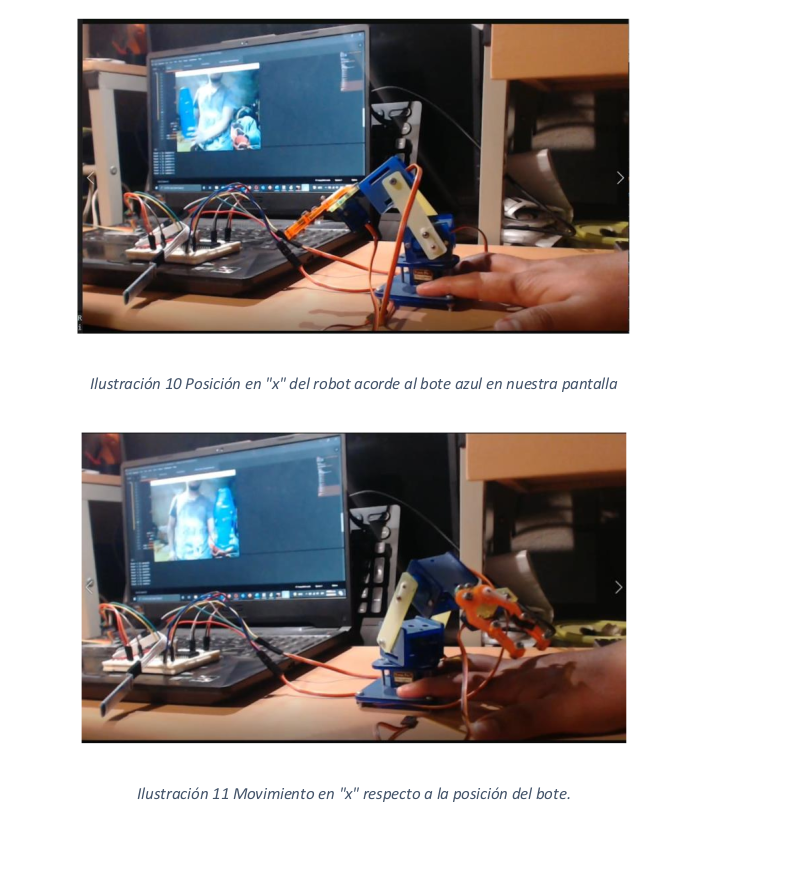
#> input picture Movement_in_X.png, 795 x 885 px, given in place of the camera
$ python Vision_code_arm.py
#> lines starting #> are read from the running program, lines starting #| are printed output that depends on the picture; after the words box and inside, x2 and y2 are one past the last pixel; in counts of white or black regions, pixels touching at a corner belong together
  # Importamos librerías para Vision
import cv2
import numpy as np
  # Importamos librería para comunicación Serial
import serial
  # Esta librería se ocupa para poder utilizar el retardo
from time import sleep
  # Inicializamos Puerto Serie
#ser=serial.Serial('COM6',baudrate = 9600, timeout = 10 , parity=serial.PARITY_NONE, stopbits=serial.STOPBITS_ONE, bytesize=serial.EIGHTBITS)
  # Abrimos la cámara de la computadora
cap = cv2.VideoCapture(0)

  # Creamos vectores para almacenar tonos de azul
A_1 = np.array([110,100,20],np.uint8)  # El primer valor del vector es tinte
A_2 = np.array([120,255,255],np.uint8) # El segundo valor es la saturación y el tercero es el brillo

  # Inicializamos ciclo mientras sea verdadero
while True:
    # Se crean dos variables, ret para el ciclo siguiente y frame para la captura de video
  ret,frame = cap.read()
#> frame is the input picture: shape (885, 795, 3); mean B, G, R 168.5, 169.1, 173.6
    # Mientras ret este activo seguirá el siguiente ciclo
  if ret == True:
    frame=cv2.flip(frame,1)  # Reflejamos la imagen en modo espejo
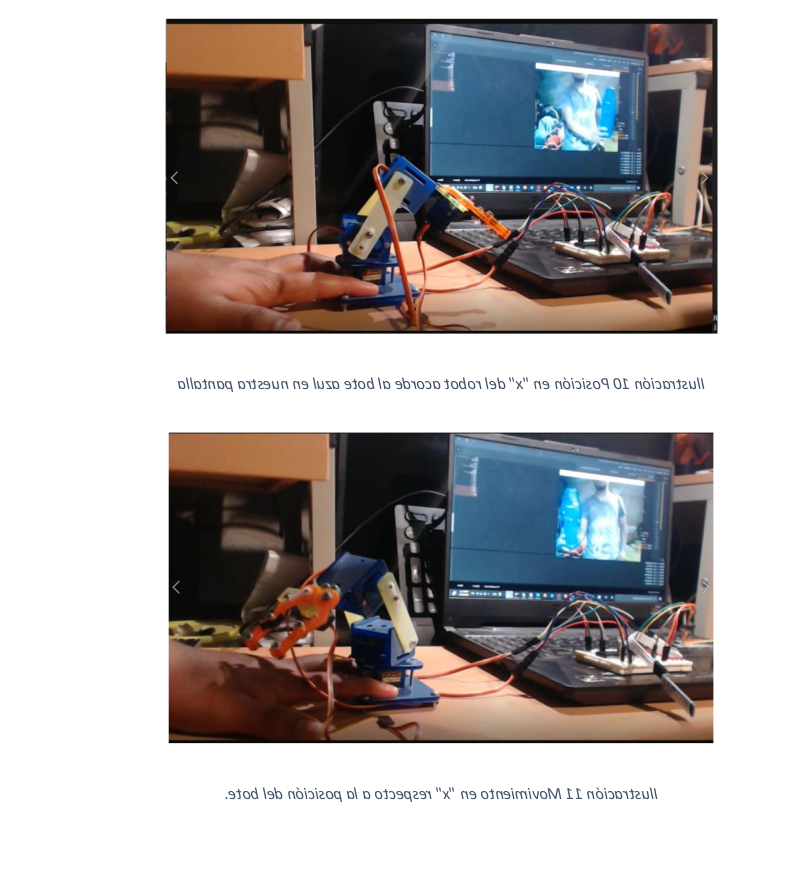
#> frame: shape (885, 795, 3); mean B, G, R 168.5, 169.1, 173.6
    frameHSV = cv2.cvtColor(frame,cv2.COLOR_BGR2HSV)  # Convertimos de BGR a HSV
#> frameHSV: shape (885, 795, 3); mean H, S, V 29.5, 48.8, 181.3
    mascara = cv2.inRange(frameHSV,A_1,A_2)  # Se crea una mascara dentro del rango de los dos azules
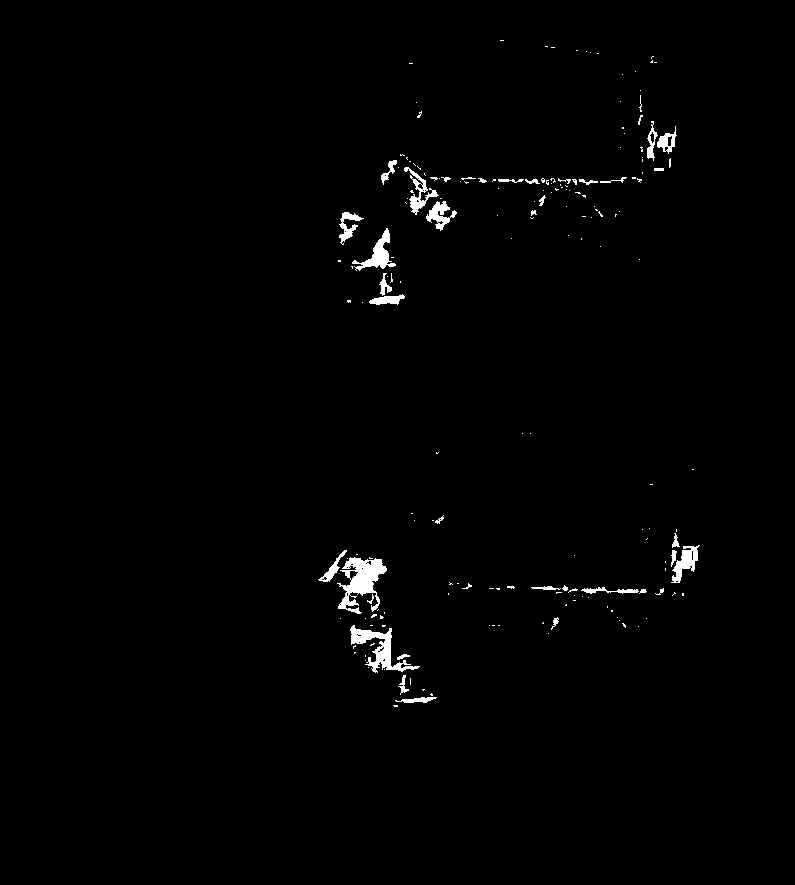
#> mascara: shape (885, 795); 1.1% white; 187 white regions (147 under 20 px)
    contornos,hierarchy  = cv2.findContours(mascara, cv2.RETR_EXTERNAL, cv2.CHAIN_APPROX_SIMPLE)  # Encontramos contornos de acuerdo a la mascara
#> contornos = 187 contours, 160 with area under 20; largest, box (x1, y1, x2, y2) and area: (337, 557, 387, 614) 1232, (350, 625, 420, 673) 865, (352, 228, 396, 271) 502, (671, 545, 700, 583) 428, (404, 167, 439, 215) 364
      # Ciclo para hacer recorrido de los contornos
    for c in contornos:
      area = cv2.contourArea(c)  # Encotrar el área de cada contorno
      if area > 6000:  # Definimos los contornos dentro de una cierta área
        Momentos = cv2.moments(c)  # Momentos para calcular el centroide
        if (Momentos["m00"]==0):   # Condicional
            Momentos["m00"]=1  #  Intercambiamos los valores del moemnto a 1 para siguiente división
          # Obtenemos coordenadas del centroide en X, Y
        x = int(Momentos["m10"]/Momentos["m00"])
        y = int(Momentos['m01']/Momentos['m00'])
        nuevoContorno = cv2.convexHull(c)  # Dibujamos contorno de cualquier área
        cv2.circle(frame,(x,y),7,(0,0,255),-1)  # Dibujamos una circulo en el centro de contorno
        font = cv2.FONT_HERSHEY_SIMPLEX  # Se declara una fuente para la escritura de te posición
        cv2.putText(frame,'{},{}'.format(x,y),(x+10,y), font , 0.75,(0,255,0),1,cv2.LINE_AA) # Escritura de coordenadas
        cv2.drawContours(frame, [nuevoContorno], 0,  [255,0,0], 3)  # Se dibija el nuevo contorno


          # Conforme a la división de nuestra pantalla entramos a las siguientes condiciones
          # Para las coordenadas en X
        if x <120:
          print("Mover a la izquierda") # Imprime hacia qué dirección se moverá el robot
          ser.write(bytearray("a","ascii"))  # Enviamos nuestro dato por el puerto serial para el movimiento
          sleep(0.0001)  # Retraso para no enviar datos de manera continua
        elif 240>x>=120:
          print("Mover a la izquierda")
          ser.write(bytearray("b","ascii"))
          sleep(0.0001)

        elif 240<=x<380:
          print("Mover a la centro")
          ser.write(bytearray("c","ascii"))
          sleep(0.0001)

        elif 380<=x<500:
          print("Mover a la derecha")
          ser.write(bytearray("d","ascii"))
          sleep(0.0001)

        elif x>=500:
          print("Mover a la derecha")
          ser.write(bytearray("e","ascii"))
          sleep(0.0001)

          # Para las coordenas en Y
        if y <100:
          print("Mover a la arriba")
          ser.write(bytearray("f","ascii"))
          sleep(0.0001)

        elif 200>y>=100:
          print("Mover a la arriba")
          ser.write(bytearray("g","ascii"))
          sleep(0.0001)

        elif 200<=y<300:
          print("Mover a la centro")
          ser.write(bytearray("h","ascii"))
          sleep(0.0001)

        elif 300<=y<400:
          print("Mover a la abajo")
          ser.write(bytearray("i","ascii"))
          sleep(0.0001)

        elif y>=400:
          print("Mover a la abajo")
          ser.write(bytearray("j","ascii"))
          sleep(0.0001)
#> this loop made 187 passes
#> area on passes 2, 6, 11: 102, 50.5, 25.5

      # Mostramos lo que está capturando la pantalla
    cv2.imshow('Seguidor',frame)
      # Condicionamos la tecla "s" de salida para romper el bucle
    if cv2.waitKey(1) & 0xFF == ord('s'):
        # Cerramos el puerto serie
      #ser.close()
#> (key Esc is pressed here)
      break
  # Realizamos el cierre de nuestra captura
cap.release()
cv2.destroyAllWindows()

$ run again, on Movement_in_Y.png
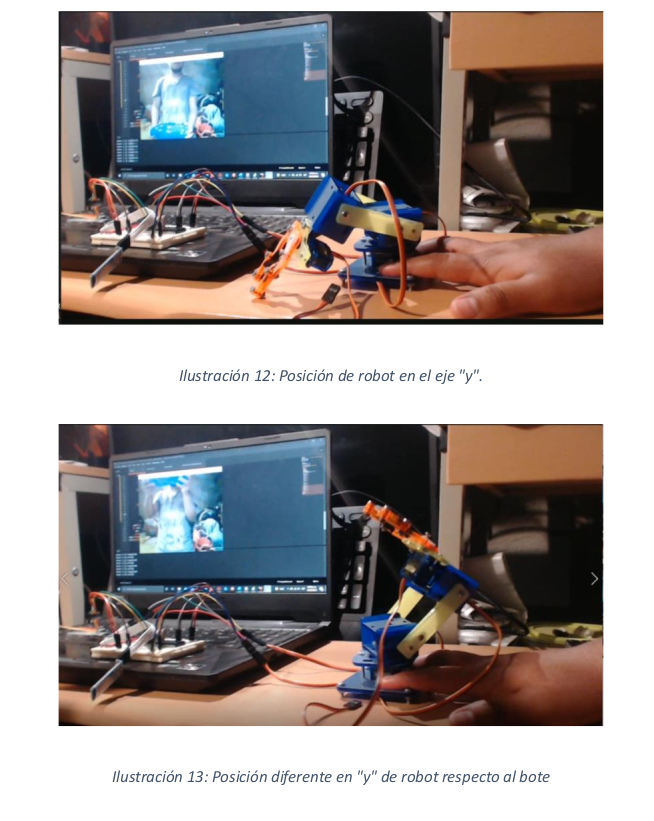
#> input picture Movement_in_Y.png, 654 x 821 px, given in place of the camera
#> frame is the input picture: shape (821, 654, 3); mean B, G, R 145.8, 146.9, 153.5
#> `frame=cv2.flip(frame,1)`:
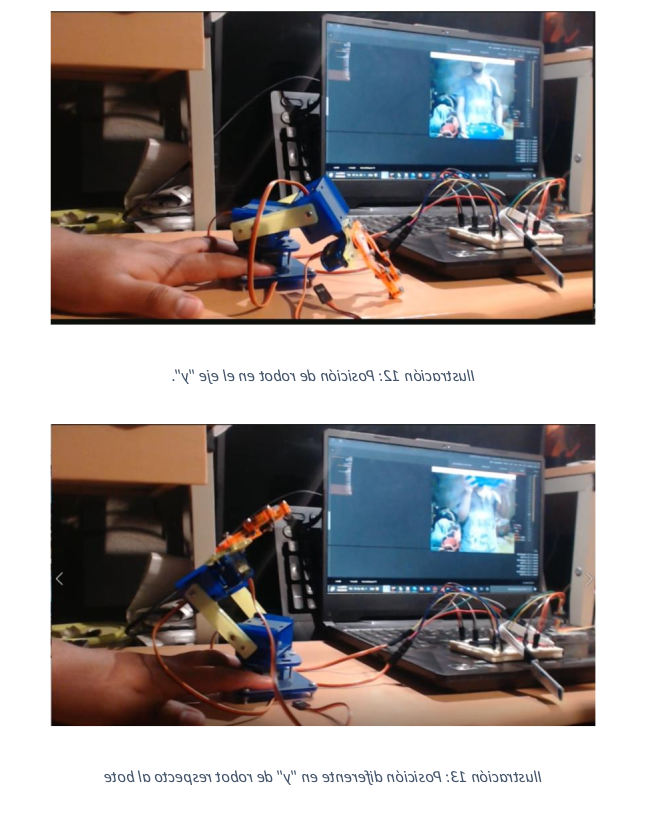
#> frame: shape (821, 654, 3); mean B, G, R 145.8, 146.9, 153.5
#> frameHSV: shape (821, 654, 3); mean H, S, V 37.5, 60.7, 163.1
#> `mascara = cv2.inRange(frameHSV,A_1,A_2)`:
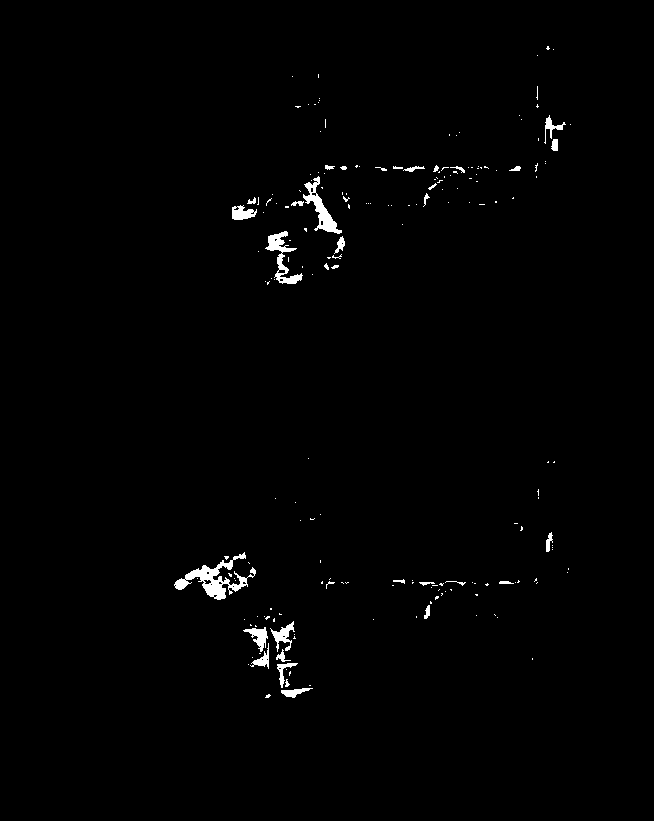
#> mascara: shape (821, 654); 1% white; 196 white regions (161 under 20 px)
#> contornos = 196 contours, 176 with area under 20; largest, box (x1, y1, x2, y2) and area: (174, 552, 256, 600) 1008, (303, 176, 342, 234) 592, (265, 231, 303, 284) 538, (232, 205, 257, 220) 220, (270, 621, 295, 652) 220
#> the loop `for c in contornos:` made 196 passes
#> area on passes 2, 8, 12: 122.5, 110.5, 42.5

$ run again, on Vision_detection.png
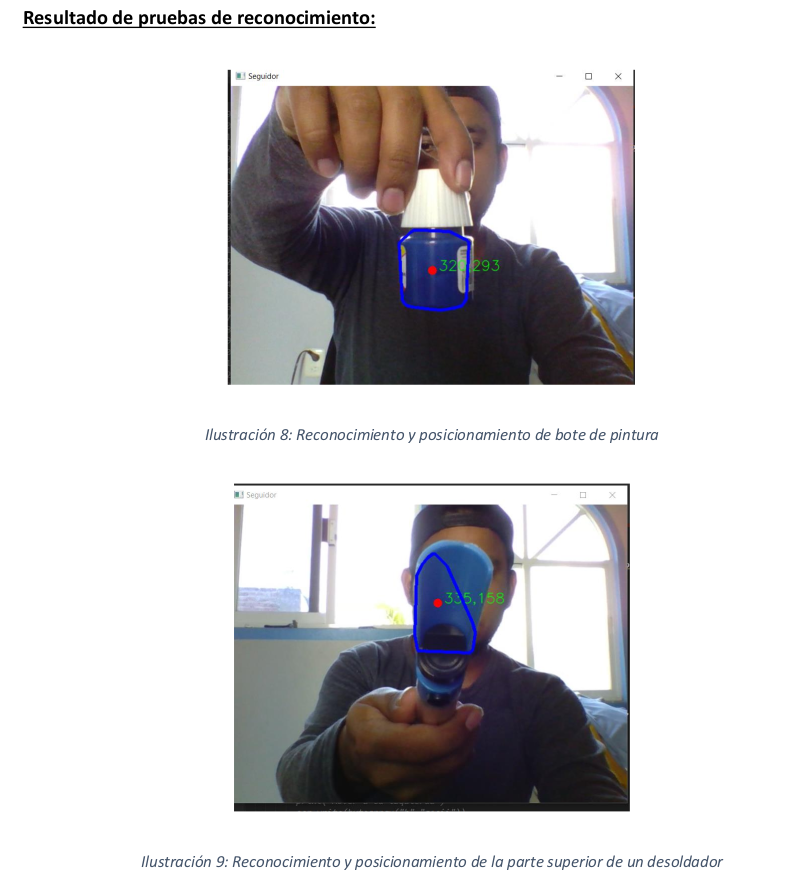
#> input picture Vision_detection.png, 795 x 885 px, given in place of the camera
#> frame is the input picture: shape (885, 795, 3); mean B, G, R 208.3, 206.2, 207.6
#> `frame=cv2.flip(frame,1)`:
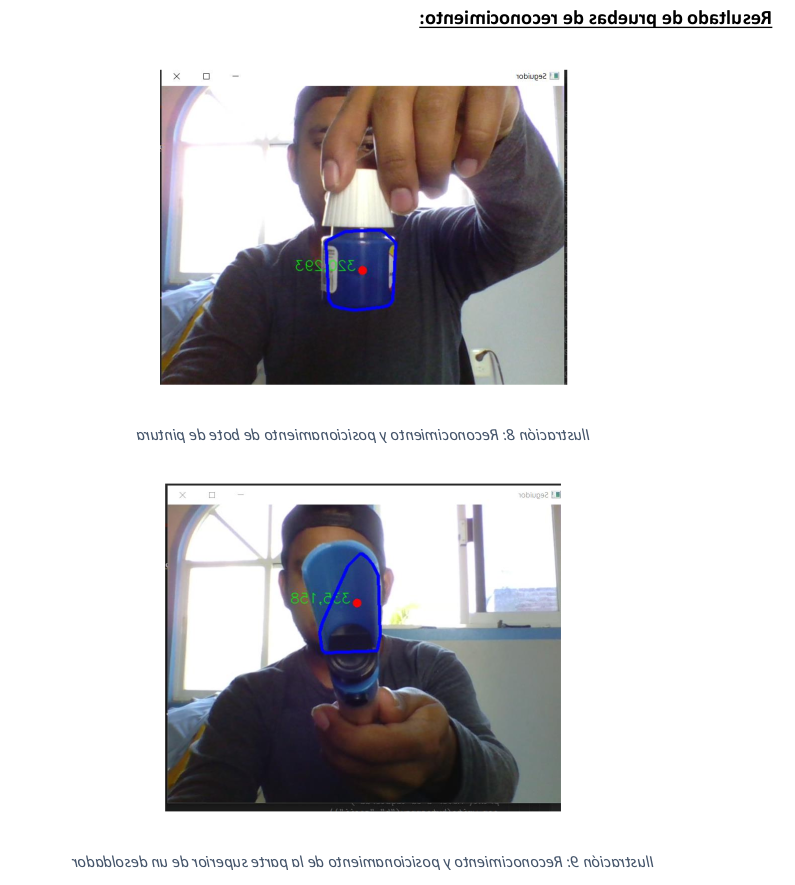
#> frame: shape (885, 795, 3); mean B, G, R 208.3, 206.2, 207.6
#> frameHSV: shape (885, 795, 3); mean H, S, V 28.1, 18.7, 211.5
#> `mascara = cv2.inRange(frameHSV,A_1,A_2)`:
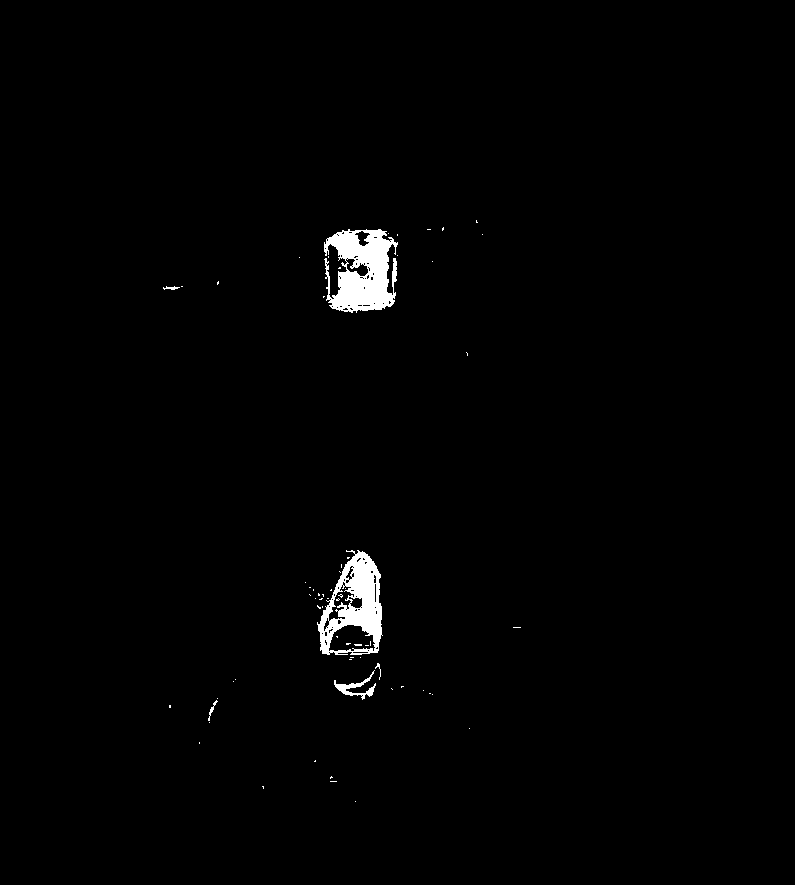
#> mascara: shape (885, 795); 1.2% white; 65 white regions (59 under 20 px)
#> contornos = 57 contours, 53 with area under 20; largest, box (x1, y1, x2, y2) and area: (317, 550, 383, 655) 4742, (324, 229, 398, 313) 4236, (334, 670, 376, 700) 239, (208, 700, 218, 721) 25
#> the loop `for c in contornos:` made 57 passes
#> area on passes 10, 19, 40, 55: 25, 239, 4741.5, 4236.5
